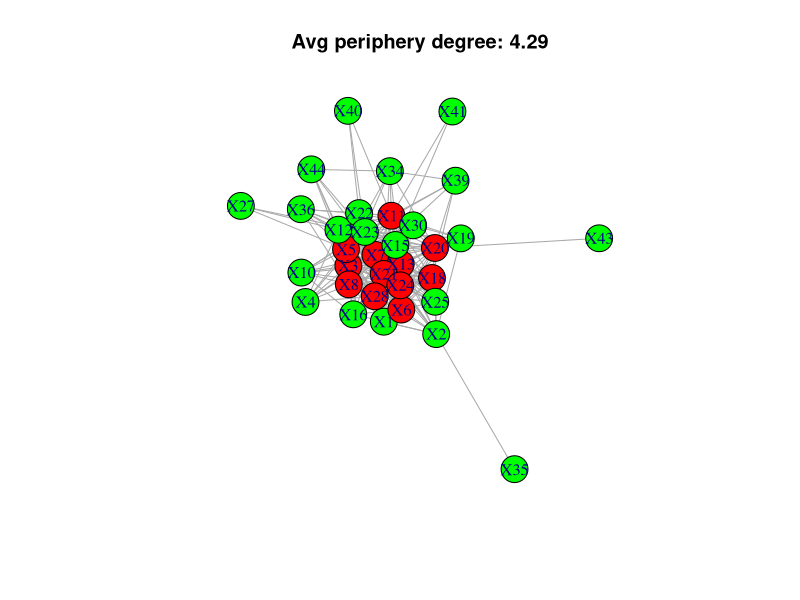
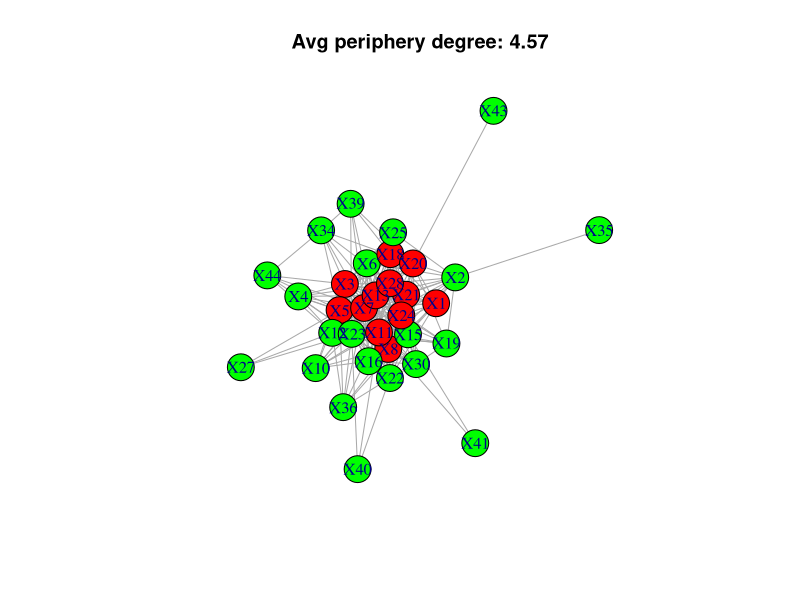
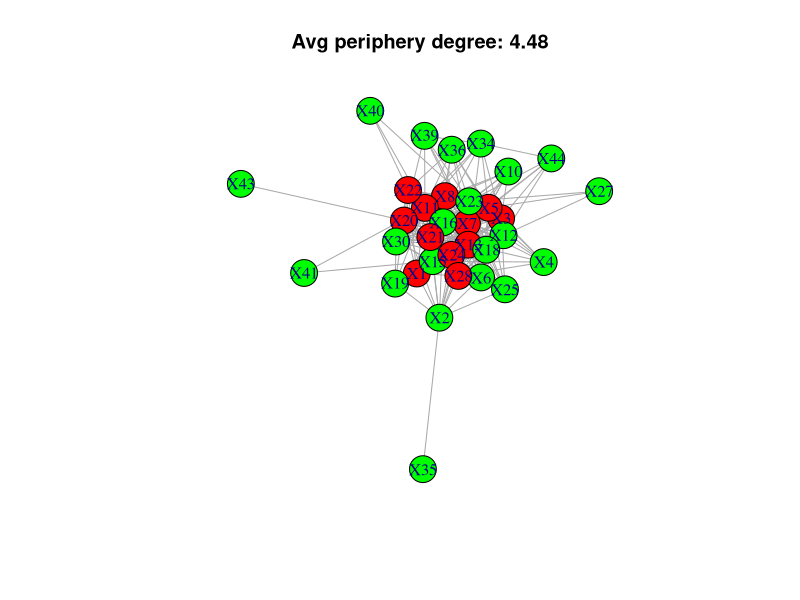
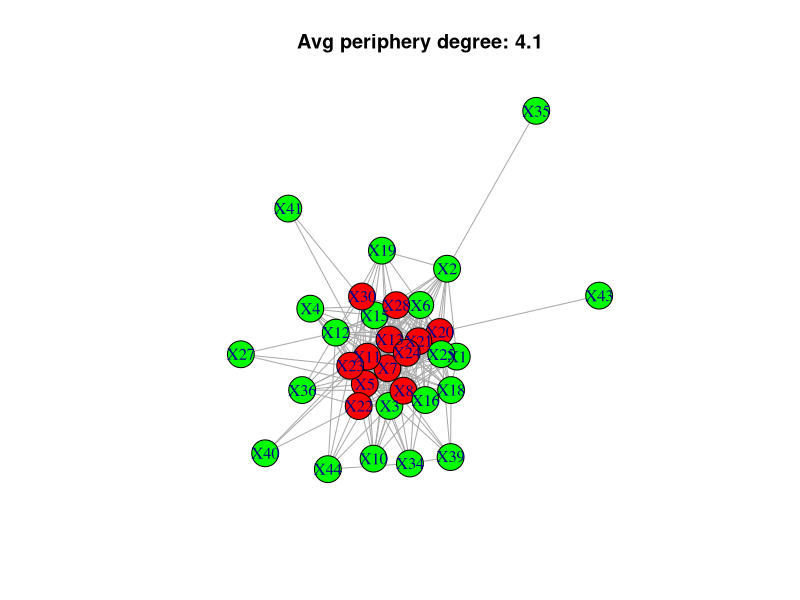
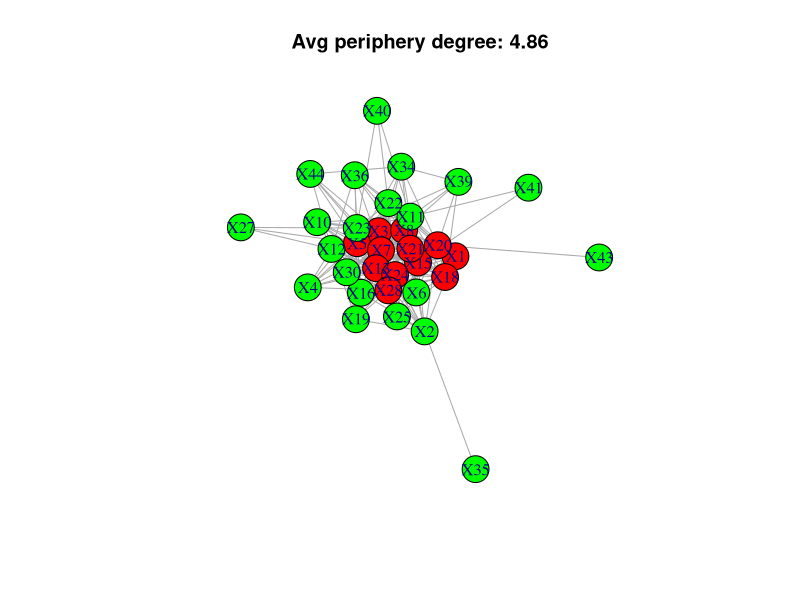
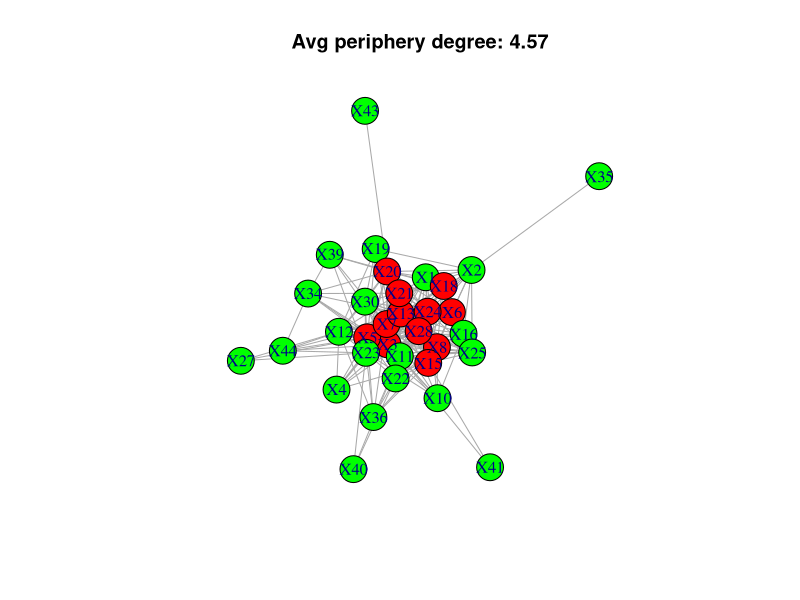
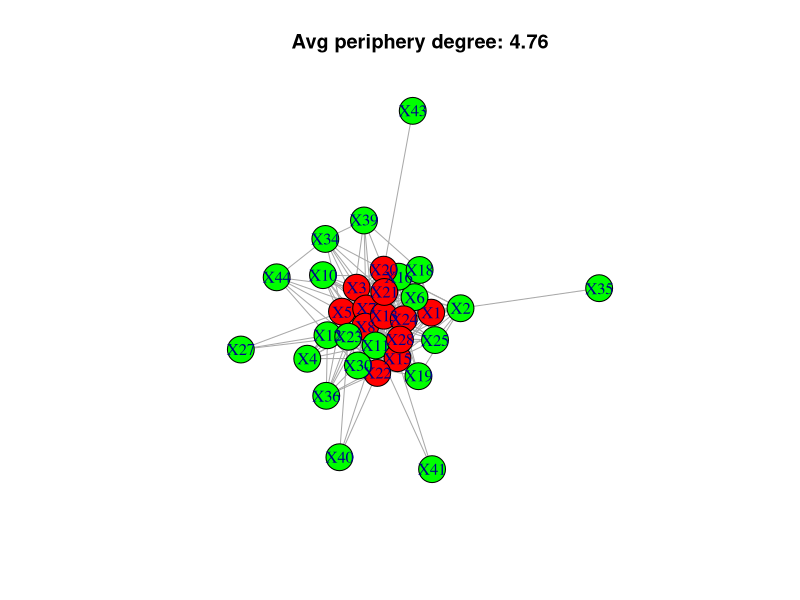

Reproduce these figures in R, in order.
library(igraph)

adj_mtx <-  read.table("mtx.csv", header = T, sep = ";")
adj_mtx <- as.matrix(adj_mtx)
adj_mtx[is.na(adj_mtx)] <- 0
adj_mtx[adj_mtx != 0] <- 1

G <- graph.adjacency(adj_mtx, mode = "undirected")


CORE <- largest.cliques(G)

for (i in 1:length(CORE)){

core <- CORE[[i]]
periphery <- setdiff(1:33, core)

V(G)$color[periphery] <- rgb(0,1,0)
V(G)$color[core] <- rgb(1,0,0)

print(i)
print(core)
print(periphery)

H <- induced.subgraph(G, periphery)
d <- mean(degree(H))


windows()
plot(G, vertex.color = V(G)$color, main = paste("Avg periphery degree:", round(d,2) ) )}

